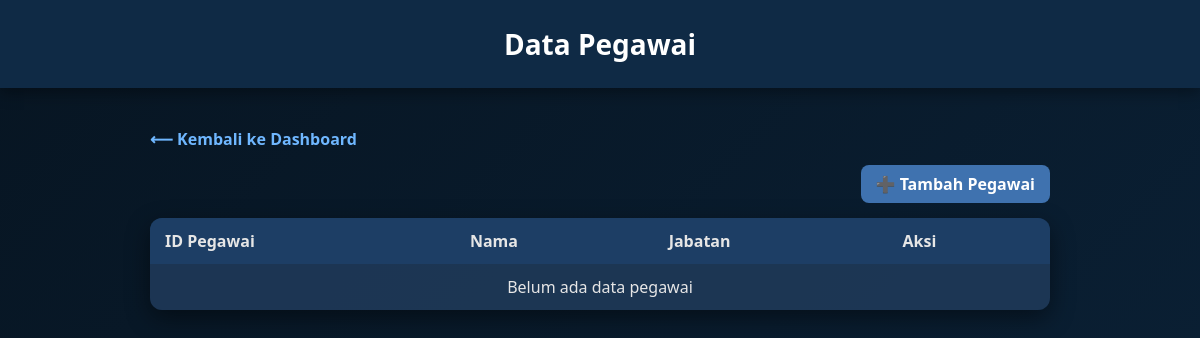
Before: /admin_app/pegawai/ with the older database file.
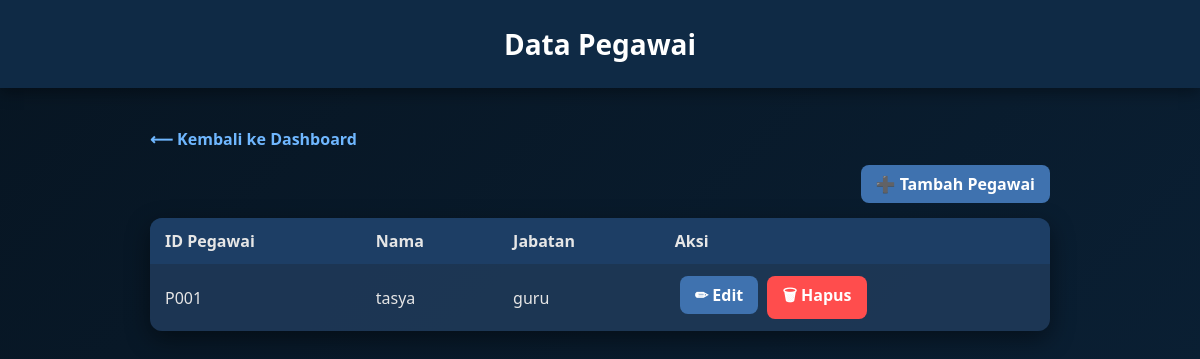
After: the same page with the newer database file.
### admin_app/models.py (models this page shows, shortened)
class Pegawai(models.Model):
    id_pegawai = models.CharField(max_length=10, unique=True, editable=False)
    JABATAN_CHOICES = [
        ("guru", "Guru"),
        ("staff", "Staff"),
        ("admin", "Admin"),
    ]
    nama = models.CharField(max_length=200)
    jabatan = models.CharField(max_length=20, choices=JABATAN_CHOICES)
    gaji_pokok = models.IntegerField(default=0)

### admin_app/views.py (the view)
# urls.py: path("pegawai/", views.list_pegawai, name="list_pegawai"),
def list_pegawai(request):
    data = Pegawai.objects.all()
    return render(request, "admin_app/pegawai.html", {"pegawai_list": data})

### admin_app/templates/admin_app/pegawai.html (shortened to what this page needs)
<!DOCTYPE html>
<html lang="en">
<head>
</head>
<body>
<header>Data Pegawai</header>
<div class="wrapper">
    <a href="{% url 'index' %}" class="back">⟵ Kembali ke Dashboard</a>
    <div class="top-actions">
        <a href="{% url 'tambah_pegawai' %}" class="button">➕ Tambah Pegawai</a>
    </div>
    <table>
        <tr>
            <th>ID Pegawai</th>
            <th>Nama</th>
            <th>Jabatan</th>
            <th>Aksi</th>
        </tr>
        {% for p in pegawai_list %}
        <tr>
            <td>{{ p.id_pegawai }}</td>
            <td>{{ p.nama }}</td>
            <td>{{ p.jabatan }}</td>
            <td>
                <a href="{% url 'edit_pegawai' p.id %}" class="button">✏ Edit</a>
                <a href="{% url 'hapus_pegawai' p.id %}" class="button delete-button">🗑 Hapus</a>
            </td>
        </tr>
        {% empty %}
        <tr>
            <td colspan="4" style="text-align:center;">Belum ada data pegawai</td>
        </tr>
        {% endfor %}
    </table>
</div>
</body>
</html>

Changed rows visible on the page:
added Pegawai: id_pegawai "P001", nama "tasya", jabatan "guru"
Other visible differences:
text no longer shown: "Belum ada data pegawai"
